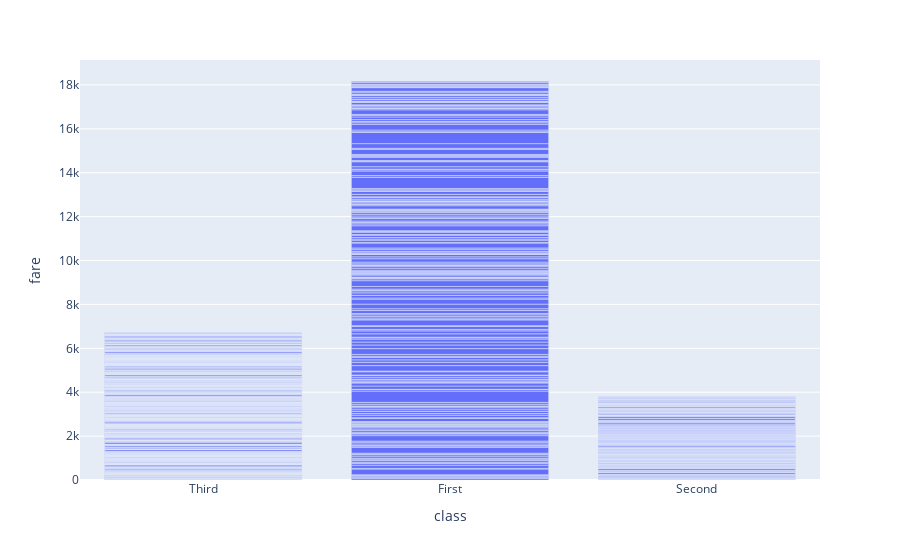

Notebook code for this chart:
### Markdown cell above
**Plotly using express**

### Code cell
px.bar(x= 'class', y= 'fare', data_frame= titanic)

### Figure 1 — Plotly figure (JSON) as saved in the notebook; plotly's stock layout.template omitted (floating-point values rounded to 4 significant figures; data arrays with more than 128 entries replaced by an {"elided": "..."} marker saying what was removed)
{"data": [{"alignmentgroup": "True", "hovertemplate": "class=%{x}<br>fare=%{y}<extra></extra>", "legendgroup": "", "marker": {"color": "#636efa", "pattern": {"shape": ""}}, "name": "", "offsetgroup": "", "orientation": "v", "showlegend": false, "textposition": "auto", "type": "bar", "x": {"elided": "891 str values"}, "xaxis": "x", "y": {"elided": "891 float values"}, "yaxis": "y"}], "layout": {"barmode": "relative", "legend": {"tracegroupgap": 0}, "margin": {"t": 60}, "xaxis": {"anchor": "y", "domain": [0, 1], "title": {"text": "class"}}, "yaxis": {"anchor": "x", "domain": [0, 1], "title": {"text": "fare"}}}}
